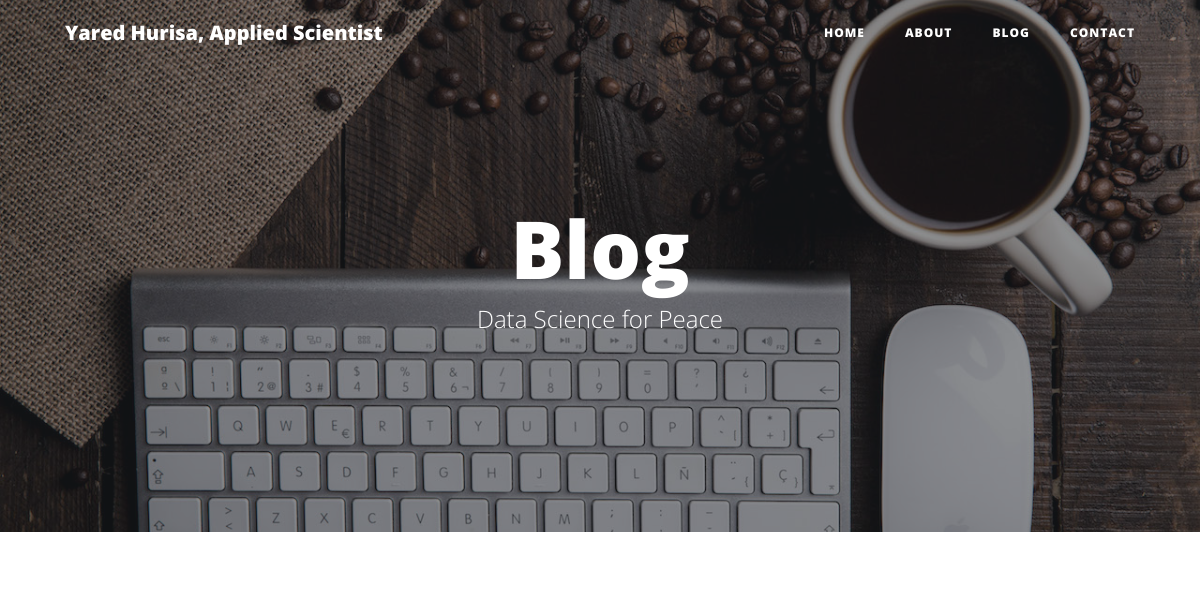
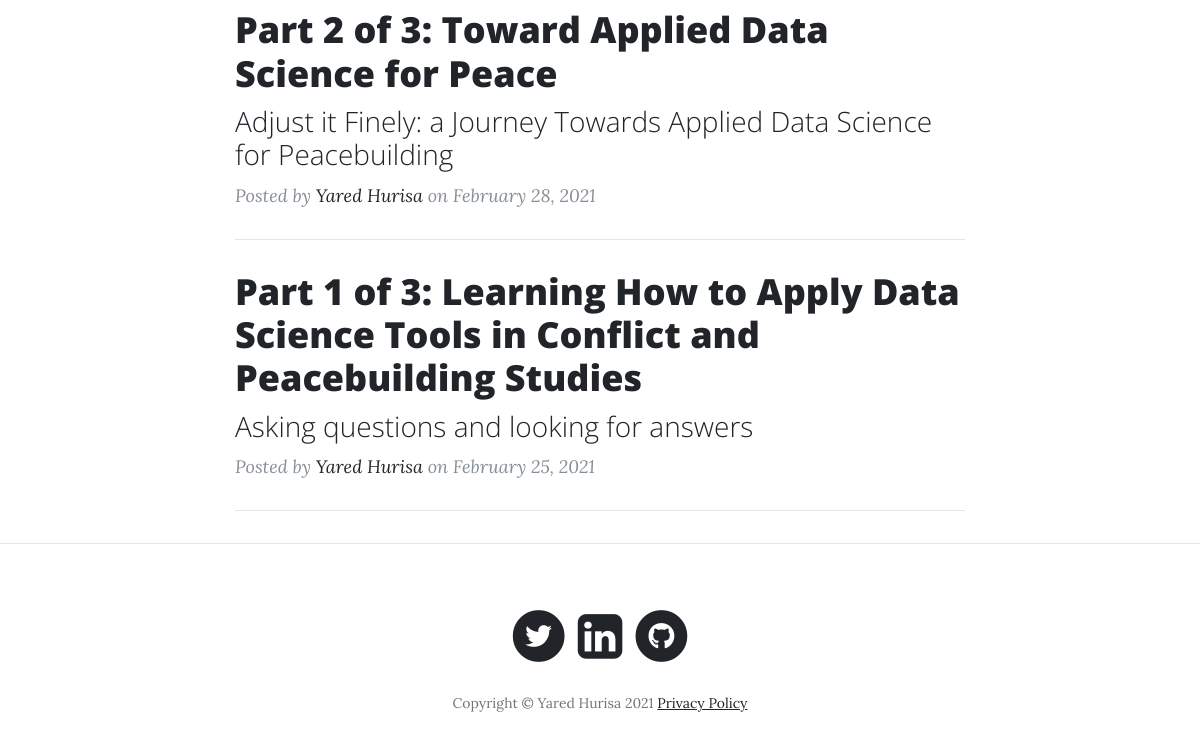
Before: /blog with the older database file (2 pictures, top to bottom).
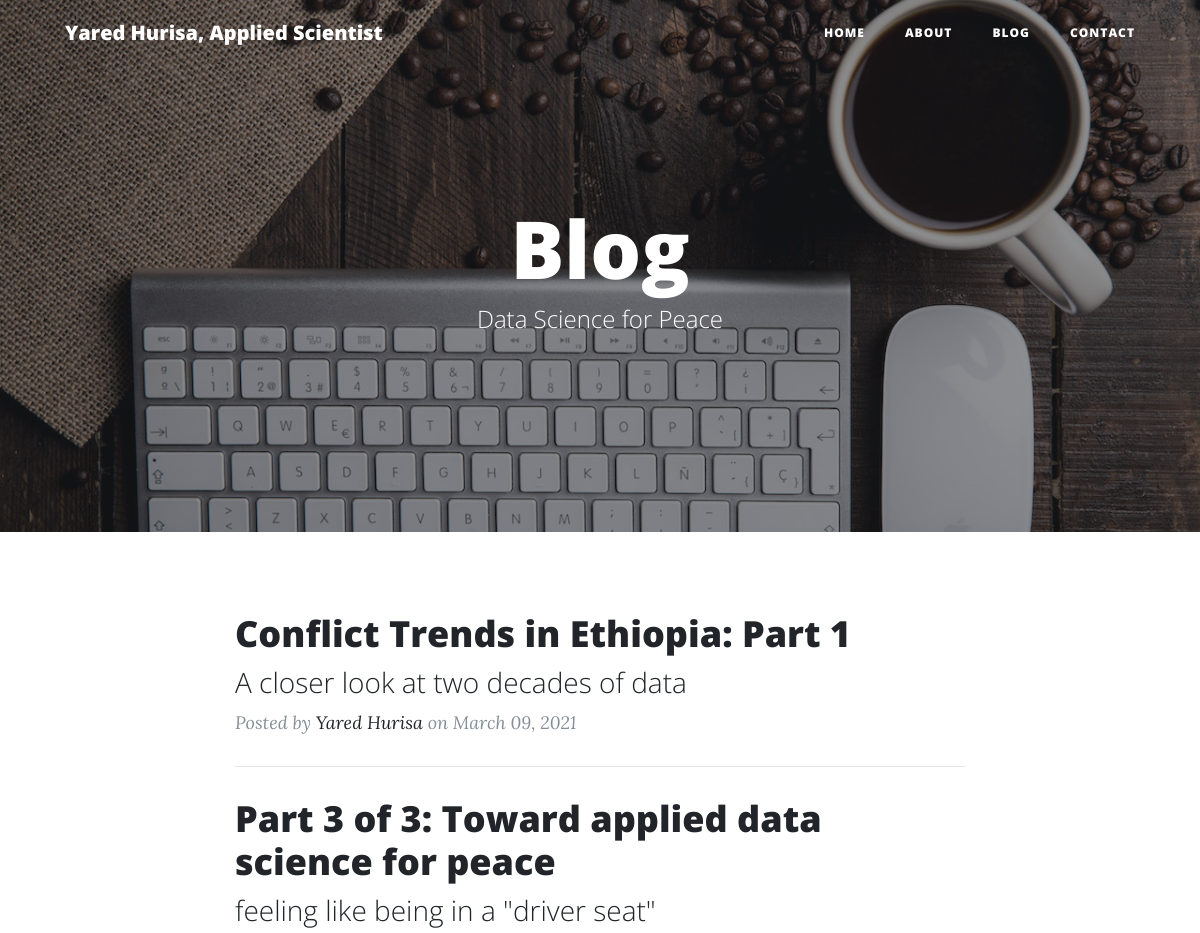
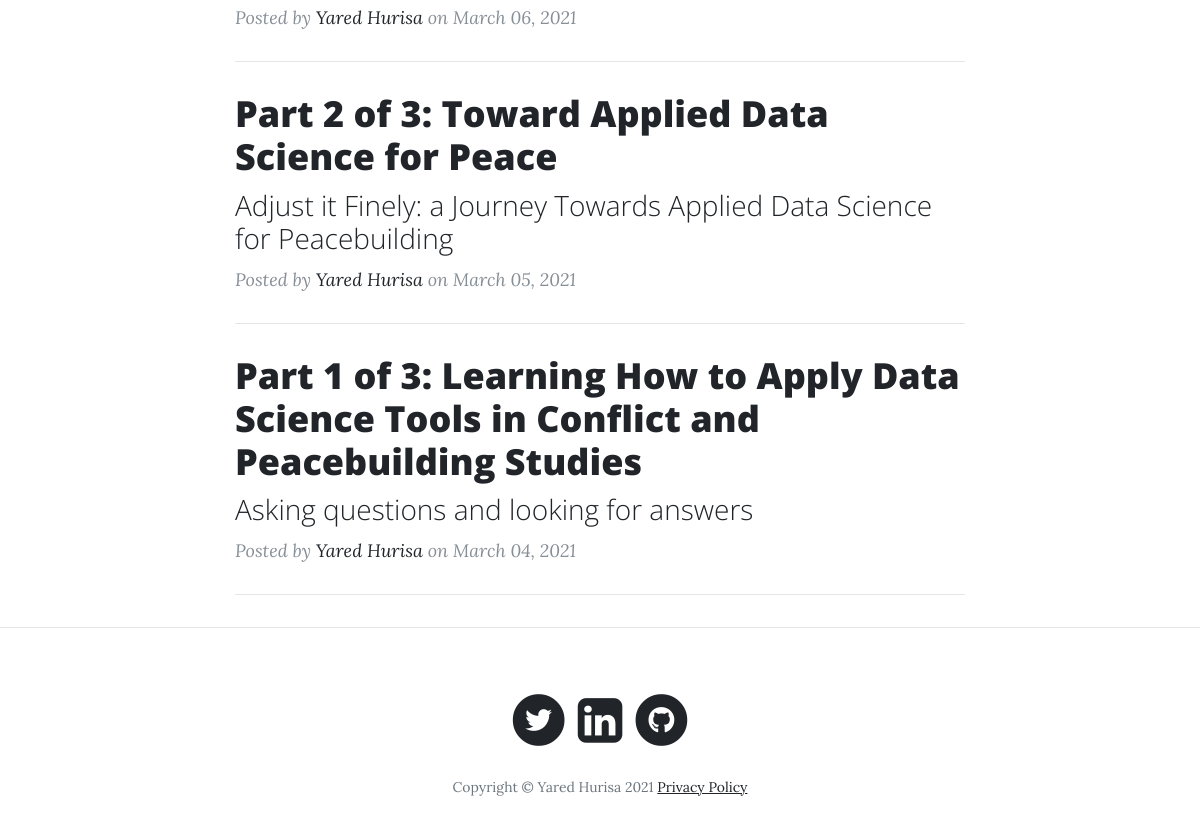
After: the same page with the newer database file (2 pictures, top to bottom).
### app.py (models this page shows, shortened)
class Posts(db.Model):
    __tablename__ = "Blogpost"
    id = db.Column(db.Integer, primary_key=True)
    title = db.Column(db.String(255))
    subtitle = db.Column(db.String(255))
    content = db.Column(db.Text)
    author = db.Column(db.String(255))
    date_posted = db.Column(db.DateTime)
    slug = db.Column(db.String(255))

### app.py (the view)
@app.route('/blog')
def blog():
    posts = Posts.query.order_by(Posts.date_posted.desc()).all()
    return render_template('blog.html', posts=posts)

### templates/blog.html (shortened to what this page needs)
<!DOCTYPE html>
<html lang="en">
  <head>
      <link
        href="../static/vendor/bootstrap/css/bootstrap.min.css"
        rel="stylesheet"
      />
      <link
        href="../static/vendor/fontawesome-free/css/all.min.css"
        rel="stylesheet"
        type="text/css"
      />
      <link href="../static/css/clean-blog.min.css" rel="stylesheet" />
  </head>
  <body>
    <nav class="navbar navbar-expand-lg navbar-light fixed-top" id="mainNav">
      <div class="container">
        <a class="navbar-brand" href="/">Yared Hurisa, Applied Scientist</a>
        <div class="collapse navbar-collapse" id="navbarResponsive">
          <ul class="navbar-nav ml-auto">
            <li class="nav-item">
              <a class="nav-link" href="/">Home</a>
            </li>
            <li class="nav-item">
              <a class="nav-link" href="/about">About</a>
            </li>
            <li class="nav-item">
              <a class="nav-link" href="/blog">Blog</a>
            </li>
            <li class="nav-item">
              <a class="nav-link" href="/contact">Contact</a>
            </li>
          </ul>
        </div>
      </div>
    </nav>
    <header
      class="masthead"
      style="background-image: url('../static/img/blog.jpeg')"
    >
      <div class="overlay"></div>
      <div class="container">
        <div class="row">
          <div class="col-lg-8 col-md-10 mx-auto">
            <div class="site-heading">
              <h1>Blog</h1>
              <span class="subheading">Data Science for Peace</span>
            </div>
          </div>
        </div>
      </div>
    </header>
    <div class="container">
      <div class="row">
        <div class="col-lg-8 col-md-10 mx-auto">
          {% for post in posts %}
          <div class="post-preview">
            <a href={{"/post/" + post.slug}}>
              <h2 class="post-title">
                {{post.title}}
              </h2>
              <h3 class="post-subtitle">
                {{post.subtitle}}
              </h3>
            </a>
            <p class="post-meta">
              Posted by
              <a href="#">{{post.author}}</a>
              on {{post.date_posted.strftime('%B %d, %Y')}}
            </p>
          </div>
          <hr />
          {% endfor %}
        </div>
      </div>
    </div>
<hr />
<footer>
  <div class="container">
    <div class="row">
      <div class="col-lg-8 col-md-10 mx-auto">
        <ul class="list-inline text-center">
          <li class="list-inline-item">
            <a href="https://twitter.com/yaredlemma6" target="_blank" rel="noopener noreferrer">
              <span class="fa-stack fa-lg">
                <i class="fas fa-circle fa-stack-2x"></i>
                <i class="fab fa-twitter fa-stack-1x fa-inverse"></i>
              </span>
            </a>
          <li class="list-inline-item">
             <a href="https://www.linkedin.com/in/yared-lemma/" target="_blank" rel="noopener noreferrer">
                <span class="fa-stack fa-lg">
                  <link rel="stylesheet" href="https://cdnjs.cloudflare.com/ajax/libs/font-awesome/4.7.0/css/font-awesome.min.css">
                  <i style="font-size:52px" class="fa">&#xf08c;</i>
                </span>
             </a>
          <li class="list-inline-item">
              <a href="https://github.com/ylh4" target="_blank" rel="noopener noreferrer">
                <span class="fa-stack fa-lg">
                  <i class="fas fa-circle fa-stack-2x"></i>
                  <i class="fab fa-github fa-stack-1x fa-inverse"></i>
                </span>
              </a>
          </li>
        </ul>
        <p class="copyright text-muted">
          Copyright &copy; Yared Hurisa 2021 <a href="../static/img/Privacy-policy-v2-7424309-edited.pdf">Privacy Policy</a> </p>
      </div>
    </div>
  </div>
</footer>
</body>
</html>

Changed rows visible on the page:
added Posts: title "Conflict Trends in Ethiopia: Part 1", subtitle "A closer look at two decades of data", author "Yared Hurisa", date_posted "March 09, 2021"
added Posts: title "Part 3 of 3: Toward applied data science for peace", subtitle "feeling like being in a \"driver seat\"", author "Yared Hurisa", date_posted "March 06, 2021"
changed Posts "Part 2 of 3: Toward Applied Data Science for Peace": date_posted "February 28, 2021" → "March 05, 2021"
changed Posts "Asking questions and looking for answers": date_posted "February 25, 2021" → "March 04, 2021"
